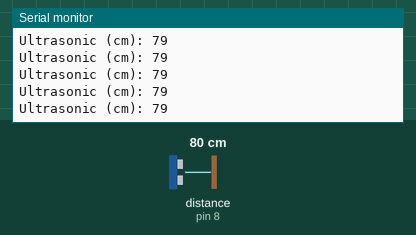
This sketch was run on a simulated Arduino Uno, built with avr-gcc and run on an emulated ATmega328P. Parts: the last lines printed to the serial monitor. Wiring (inferred from the names in the program): ultrasonic range finder: trigger pin 9; echo pin 8. Inputs (shaded band) come from the test bench; at power-on: distance to the obstacle (sensor on pin 8) 80 cm. The echo pulse lasts 58.3 µs per cm.

Above: at 1.2 s.
1.3 s: distance to the obstacle (sensor on pin 8) set to 2 cm
At 1.8 s:
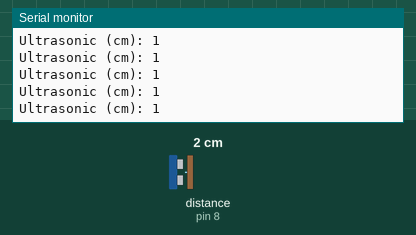
2.8 s: distance to the obstacle (sensor on pin 8) set to 18 cm
At 3.8 s:
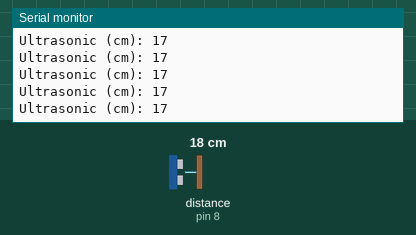
5.8 s: distance to the obstacle (sensor on pin 8) set to 4 cm
At 6.5 s:
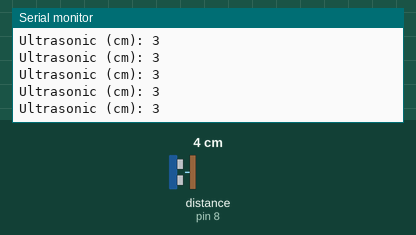
8.8 s: distance to the obstacle (sensor on pin 8) set to 35 cm
At 9.6 s:
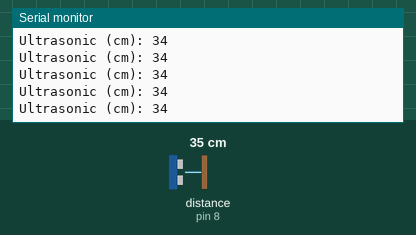
11.8 s: distance to the obstacle (sensor on pin 8) set to 9 cm
At 12.6 s:
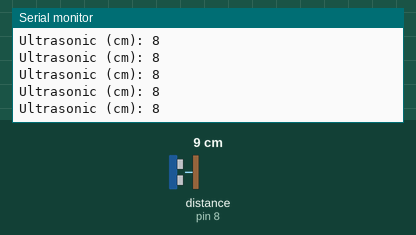
14.8 s: distance to the obstacle (sensor on pin 8) set to 60 cm
At 15.5 s:
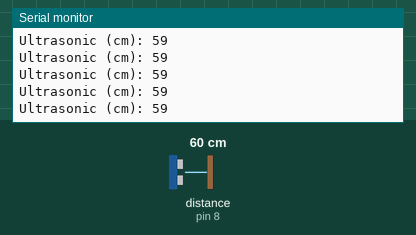
Timing chart, 0 to 17.8 s (numbered marks = the images above; inputs shaded):
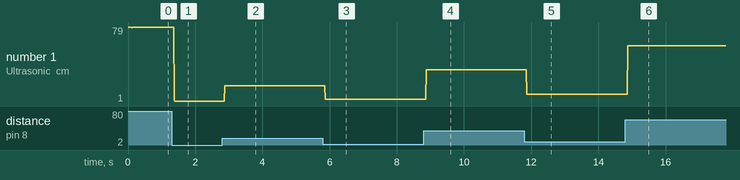

Measured:
- after the input at 1.3 s, the serial monitor: prints a new line after 0.08 s (image 1)
- after the input at 2.8 s, the serial monitor: prints a new line after 0.08 s (image 2)
- after the input at 5.8 s, the serial monitor: prints a new line after 0.08 s (image 3)
- after the input at 8.8 s, the serial monitor: prints a new line after 0.08 s (image 4)
- after the input at 11.8 s, the serial monitor: prints a new line after 0.07 s (image 5)
- after the input at 14.8 s, the serial monitor: prints a new line after 0.08 s (image 6)
- plotted number 1: 79 → 1 after the input at 1.3 s, 1 → 17 after the input at 2.8 s, 17 → 3 after the input at 5.8 s, 3 → 34 after the input at 8.8 s, 34 → 8 after the input at 11.8 s

The sketch:

Ultrasonic_Sensor.ino
```cpp
int Ultra_trig = 9;
int Ultra_echo = 8;

long duration;
long distance;

void setup() {
  // put your setup code here, to run once:
pinMode(Ultra_trig, OUTPUT);
pinMode(Ultra_echo, INPUT);
Serial.begin(9600);
}

void loop() {
  // put your main code here, to run repeatedly:
digitalWrite(Ultra_trig, LOW);
delayMicroseconds(2);

digitalWrite(Ultra_trig, HIGH);
delayMicroseconds(10);
digitalWrite(Ultra_trig, LOW);

duration = pulseIn(Ultra_echo, HIGH);
distance = duration*0.034/2;

Serial.print("Ultrasonic (cm): ");
Serial.print(distance);
Serial.print("\n");
}
```
